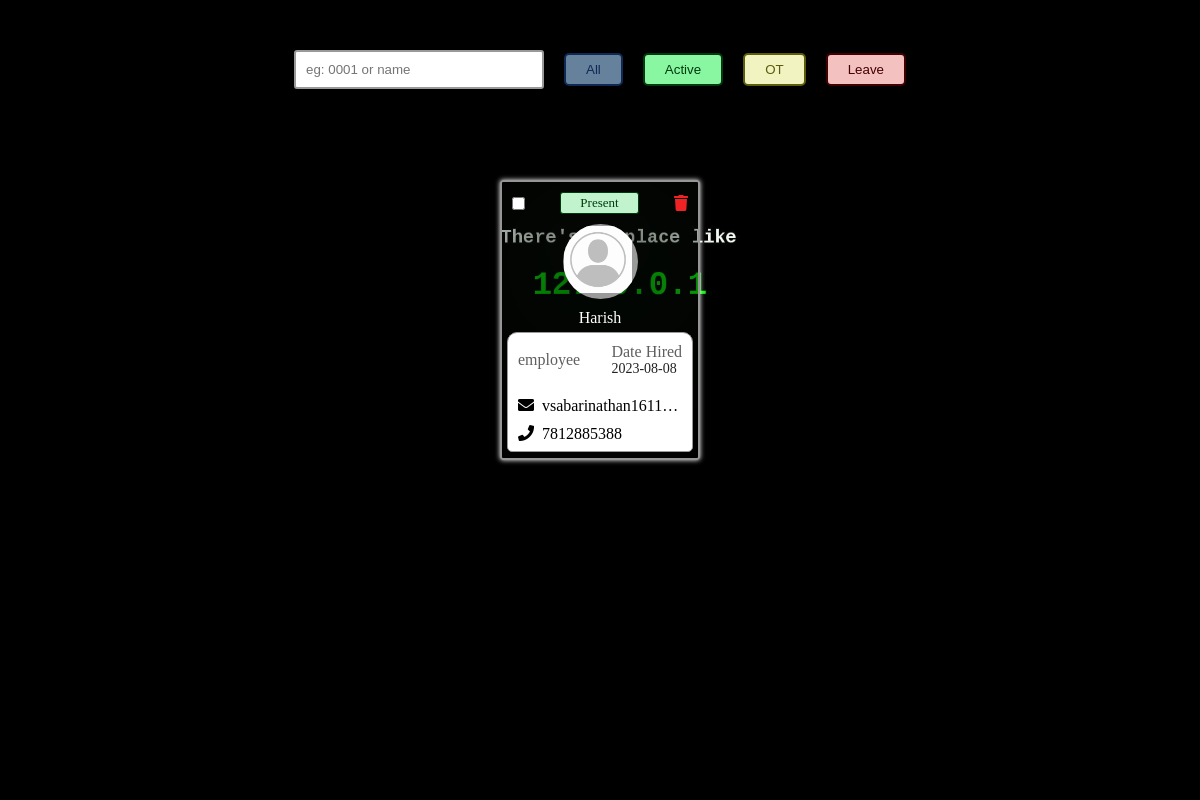
The page /profile-view (signed in) on the database its author committed.
### app/models.py (models this page shows)
class Employee(db.Model, UserMixin):
    id = db.Column(db.Integer, primary_key=True)
    name = db.Column(db.String(150), nullable=False)
    date = db.Column(db.DateTime(timezone=True), default=func.now())
    dob = db.Column(db.DateTime(timezone=True))
    designation = db.Column(db.String(150), nullable=True)
    workType = db.Column(db.String(150))
    email = db.Column(db.String(150), unique=True)
    phoneNumber = db.Column(db.Integer)
    adharNumber = db.Column(db.Integer)
    gender = db.Column(db.String(150))
    address = db.Column(db.String(150))
    mimetype =db.Column(db.String(150))
    profile_pic = db.Column(db.String(100000), default='Default/Default.jpeg')
    attendance = db.relationship('Attendance', backref='employee')

class Attendance(db.Model,UserMixin):
    id=db.Column(db.Integer,primary_key=True)
    date = db.Column(db.DateTime(timezone=True), default=func.now())
    emp_id = db.Column(db.Integer, db.ForeignKey('employee.id'))
    attendance =db.Column(db.String(150))
    wages_per_Day=db.Column(db.String(150))
    inTime=db.Column(db.String(150))
    outTime=db.Column(db.String(150))
    overtime=db.Column(db.String(150),default='00:00')
    defaultshift=db.relationship('Shift_time', backref='shitTime')
    shift=db.Column(db.String(150))
    TotalDuration=db.Column(db.String(150))
    lateBy=db.Column(db.String(150))
    earlyGoingBy=db.Column(db.String(150))
    punchRecords=db.Column(db.String(150))

### app/views.py (the view)
@views.route('/profile-view')
@login_required
def profileView():
    try:
        employee =Employee.query.order_by(Employee.id)
    except Exception as error:
        flash(error)
    current_date = datetime.now().date()
    return render_template('profile.html',employee=employee,current_date=current_date)

### app/templates/profile.html (shortened to what this page needs)
<!DOCTYPE html>
<html lang="en">
<head>
    <link rel="stylesheet" href="static/css/profile.css">
    <link rel="stylesheet" href="https://cdnjs.cloudflare.com/ajax/libs/font-awesome/5.15.3/css/all.min.css">
</head>
<body>
    <div class="usercontainer">
        <div class="filter">
            <input type="text" name="filterinput" id="filterinput" placeholder="eg: 0001 or name">
            <button type="button" class="filter-btn all">All</button>
            <button type="button" class="filter-btn active-btn">Active</button>
            <button type="button" class="filter-btn ot-btn">OT</button>
            <button type="button" class="filter-btn leave-btn">Leave</button>
        </div>
        <div class="detailsBox">
            {%for emp in employee%}
            <div class="user" index="{{emp.id}}">
                <div class="options">
                    <div class="opt"><input type="checkbox" name="usercheck" id="usercheck"></div>
                    <div class="opt">
                        {% for attendance in emp.attendance %}
                        {%if attendance.date.date() == current_date%}
                          <p class="indicate active">
                            {{ attendance.attendance }}
                          </p>
                          {%endif%}
                        {% endfor %}
                      </div>
                    <div class="opt"><i class="del fas fa-trash delete-icon"></i></div>
                </div>
                <div class="mid">
                    <div class="prof">
                        <img src="/static/img/profile/{{emp.profile_pic}}" alt="">
                    </div>
                    <div class="username">{{emp.name}}
                    </div>
                </div>
                <div class="bottoms">
                    <div class="detBox">
                        <div class="dettop">
                            <div class="type">
                                <span>{{emp.workType}}</span> <br>
                            </div>
                            <div class="doj">
                                <span>Date Hired</span>
                                <p>{{emp.date.date()}}</p>
                            </div>
                        </div>
                        <div class="detbottom">
                            <p class="mail"><i class="fas fa-envelope"></i>&nbsp; {{emp.email}}</p>
                            <p class="phone"><i class="fas fa-phone"></i>&nbsp; {{emp.phoneNumber}}</p>
                        </div>
                    </div>
                </div>
            </div>
            {%endfor%}
        </div>
    </div>
</body>
</html>

### app/static/css/profile.css (style rules this page uses)
* { margin: 0; padding: 0; box-sizing: border-box; }
.usercontainer { width: 100vw; height: 100vh; position: absolute; display: flex; flex-direction: column; gap: 10px; align-items: center; justify-content: center; overflow-x: hidden; background-image: url(/static/img/back2.jpg); background-size: 100%; }
.detailsBox { width: 90vw; min-height: 50vh; position: absolute; overflow-x: hidden; display: flex; gap: 25px; align-items: center; justify-content: center; top: 120px; padding: 10px; flex-wrap: wrap; }
.filter { position: absolute; top: 50px; width: 100%; display: flex; align-items: center; justify-content: center; gap: 20px; }
#filterinput { padding: 10px; border-radius: 3px; border: 2px solid #999; outline: none; width: 250px; }
.filter-btn { padding: 7px 20px; border-radius: 5px; border: 2px solid ; outline: none; cursor: pointer; }
.active-btn { background: #89f7a1; color: #003a0d; }
.ot-btn { color: #5b5d0b; background-color: #f1f4c1; }
.leave-btn { color: #420000; background-color: #f4c1c1; }
.all { color: #0E2954; background: #a0ccf7a1; }
.user { width: 200px; height: 280px; border-radius: 3px; display: flex; flex-direction: column; overflow: hidden; box-shadow: 0px 0px 5px #fff; backdrop-filter: blur(100px); border: 2px solid #969696; color: white; }
.options { flex-basis: 7%; width: 100%; height: 100%; display: flex; align-items: center; justify-content: space-between; }
.opt { display: flex; flex-direction: column; margin: 10px; }
.mid { flex-basis: 30%; width: 100%; height: 100%; display: flex; flex-direction: column; align-items: center; justify-content: center; gap: 10px; margin-bottom: 5px; }
.prof { width: 75px; height: 75px; border-radius: 50%; background: #999; overflow: hidden; }
.prof img { width: 90%; height: 90%; margin: 2%; }
.bottoms { flex-basis: 65%; width: 100%; height: 100%; color: #000; }
.detBox { width: 95%; height:95%; border-radius: 10px 10px 5px 5px; background: #ffffff; margin: 0 auto; border: 1px solid #999; }
.dettop { display: flex; align-items: center; justify-content: space-between; padding: 10px; }
.dettop span { color: #5f5f5f; }
.dettop p { color: #222222; font-size: 14px; }
.detbottom { display: flex; flex-direction: column; padding: 10px; gap: 10px; }
.mail { white-space: nowrap; overflow: hidden; text-overflow: ellipsis; }
.indicate { font-size: 13px; padding: 2px 19px; border-radius: 3px; border: 1px solid; text-transform: capitalize; }
.indicate.active { color: #003a0d; background-color: #c1f4cc; }
.delete-icon { cursor: pointer; color: #ef2323; }
#usercheck { cursor: pointer; accent-color: #45cf63; }

### rows shown on the page
Employee: profile_pic (placeholder picture), name "Harish", workType "employee", date "2023-08-08", email "vsabarinathan1611…", phoneNumber "7812885388"
Attendance: attendance "Present"
